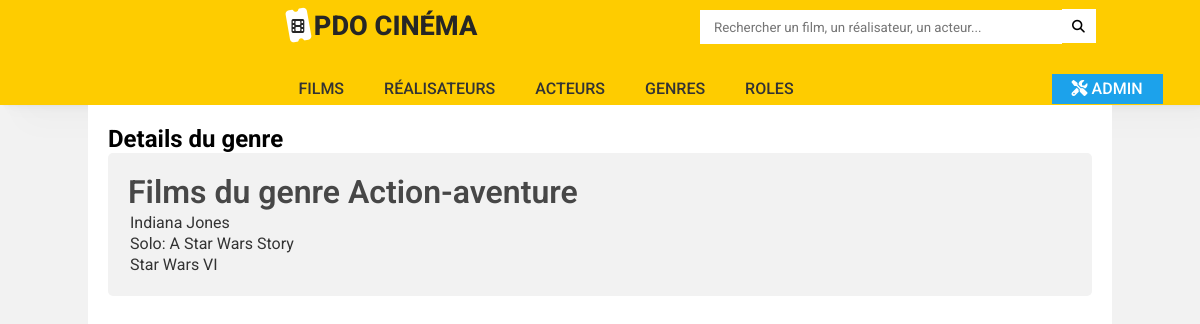
Page /index.php?action=detailGenre&id=2 on the committed database.
### tables this page shows
CREATE TABLE IF NOT EXISTS `genre` (
  `id_genre` int(11) NOT NULL AUTO_INCREMENT,
  `nom_genre` varchar(50) NOT NULL,
  PRIMARY KEY (`id_genre`)
);

CREATE TABLE IF NOT EXISTS `film` (
  `id_film` int(11) NOT NULL AUTO_INCREMENT,
  `id_realisateur` int(11) NOT NULL,
  `titre` varchar(50) NOT NULL,
  `annee_sortie` year(4) NOT NULL,
  `duree` int(11) NOT NULL,
  `synopsis` text,
  `note` float NOT NULL,
  `affiche` varchar(255) NOT NULL,
  `likes` int(11) NOT NULL DEFAULT '0',
  PRIMARY KEY (`id_film`),
  KEY `id_realisateur` (`id_realisateur`),
  CONSTRAINT `FK_film_realisateur` FOREIGN KEY (`id_realisateur`) REFERENCES `realisateur` (`id_realisateur`)
);

### controller/cinemaController.php (called while the page is built, shortened)
<?php
class CinemaController {
    public function detailGenre($id){
        $pdo = Connect::seConnecter();
        $requete = $pdo->prepare('
        SELECT nom_genre
        FROM genre
        WHERE id_genre = :id
        ');
        $requete->execute(['id' => $id]);
        $requete2 = $pdo->prepare('
        SELECT titre, film.id_film
        FROM film
        INNER JOIN associer
        ON film.id_film = associer.id_film
        WHERE id_genre = :id
        ');
        $requete2->execute(['id' => $id]);
        require 'view/detailGenre.php';
    }
}

### view/detailGenre.php (the view, shortened to what this page needs)
<?php ob_start();
$genre = $requete->fetch();
$films = $requete2->fetchAll();
?>
<div id='detailGenre'>
    <p>Films du genre <?= $genre['nom_genre'] ?></p>
    <table>
        <tbody>
            <?php
                foreach($films as $film) { ?>
                <tr>
                    <td><a href="index.php?action=detailFilm&id=<?= $film['id_film'] ?>"><?= $film['titre'] ?></a></td>
                </tr>
            <?php } ?>
        </tbody>
    </table>
</div>
<?php
require 'view/template.php';
?>

### public/style.css (style rules this page uses)
* { box-sizing: border-box; margin: 0; padding: 0; font-family: 'Roboto', sans-serif; list-style: none; text-decoration: none; }
body { background-color:#f2f2f2; display: flex; justify-content: center; flex-wrap: wrap; }
a { color: #333333; }
.contenu p { width: 100%; }
#detailGenre { background-color: #f2f2f2; width: 100%; border-radius: 5px; padding: 20px; }
#detailGenre p:nth-child(1) { color:#474747; font-size: 2rem; font-weight: 600; }
#detailGenre a { color: #333333; }

### rows in the picture
genre: nom_genre "Action-aventure"
film: titre "Indiana Jones"
film: titre "Solo: A Star Wars Story"
film: titre "Star Wars VI"

### other values in the picture
$titre_secondaire "Details du genre"
